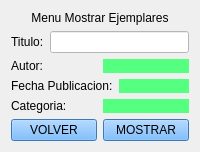
    <widget class="QWidget" name="page_mostrar_ejemplar">
     <layout class="QHBoxLayout" name="horizontalLayout">
      <item>
       <layout class="QGridLayout" name="gridLayout_39">
        <item row="0" column="0">
         <widget class="QLabel" name="label_31">
          <property name="styleSheet">
           <string notr="true">font: 36pt &quot;Segoe UI&quot;;</string>
          </property>
          <property name="text">
           <string>Menu Mostrar Ejemplares</string>
          </property>
          <property name="alignment">
           <set>Qt::AlignCenter</set>
          </property>
         </widget>
        </item>
        <item row="1" column="0">
         <layout class="QGridLayout" name="gridLayout_38">
          <item row="0" column="0">
           <layout class="QGridLayout" name="gridLayout_37">
            <item row="0" column="0">
             <layout class="QGridLayout" name="gridLayout_32">
              <item row="0" column="0">
               <widget class="QLabel" name="label_32">
                <property name="text">
                 <string>Titulo:</string>
                </property>
               </widget>
              </item>
              <item row="0" column="1">
               <widget class="QLineEdit" name="le_titulo_mostrar_ejemplar">
                <property name="styleSheet">
                 <string notr="true">background-color: rgb(255, 255, 255);</string>
                </property>
               </widget>
              </item>
             </layout>
            </item>
            <item row="1" column="0">
             <layout class="QGridLayout" name="gridLayout_33">
              <item row="0" column="0">
               <widget class="QLabel" name="label_33">
                <property name="text">
                 <string>Autor:</string>
                </property>
               </widget>
              </item>
              <item row="0" column="1">
               <widget class="QLabel" name="lb_autor_mostrar_ejemplar">
                <property name="styleSheet">
                 <string notr="true">background-color: rgb(85, 255, 127);</string>
                </property>
                <property name="text">
                 <string/>
                </property>
               </widget>
              </item>
             </layout>
            </item>
            <item row="2" column="0">
             <layout class="QGridLayout" name="gridLayout_34">
              <item row="0" column="0">
               <widget class="QLabel" name="label_34">
                <property name="text">
                 <string>Fecha Publicacion:</string>
                </property>
               </widget>
              </item>
              <item row="0" column="1">
               <widget class="QLabel" name="lb_fechaPublicacion_mostrar_ejemplar">
                <property name="styleSheet">
                 <string notr="true">background-color: rgb(85, 255, 127);</string>
                </property>
                <property name="text">
                 <string/>
                </property>
               </widget>
              </item>
             </layout>
            </item>
            <item row="3" column="0">
             <layout class="QGridLayout" name="gridLayout_35">
              <item row="0" column="0">
               <widget class="QLabel" name="label_35">
                <property name="text">
                 <string>Categoria:</string>
                </property>
               </widget>
              </item>
              <item row="0" column="1">
               <widget class="QLabel" name="lb_categoria_mostrar_ejemplar">
                <property name="styleSheet">
                 <string notr="true">background-color: rgb(85, 255, 127);</string>
                </property>
                <property name="text">
                 <string/>
                </property>
               </widget>
              </item>
             </layout>
            </item>
           </layout>
          </item>
          <item row="1" column="0">
           <layout class="QGridLayout" name="gridLayout_36">
            <item row="0" column="0">
             <widget class="QPushButton" name="bt_volver_mostrar_ejemplar">
              <property name="styleSheet">
               <string notr="true">background-color: rgb(85, 170, 255);</string>
              </property>
              <property name="text">
               <string>VOLVER</string>
              </property>
             </widget>
            </item>
            <item row="0" column="1">
             <widget class="QPushButton" name="bt_mostrar_mostrar_ejemplar">
              <property name="styleSheet">
               <string notr="true">background-color: rgb(85, 170, 255);</string>
              </property>
              <property name="text">
               <string>MOSTRAR</string>
              </property>
             </widget>
            </item>
           </layout>
          </item>
         </layout>
        </item>
       </layout>
      </item>
     </layout>
    </widget>
